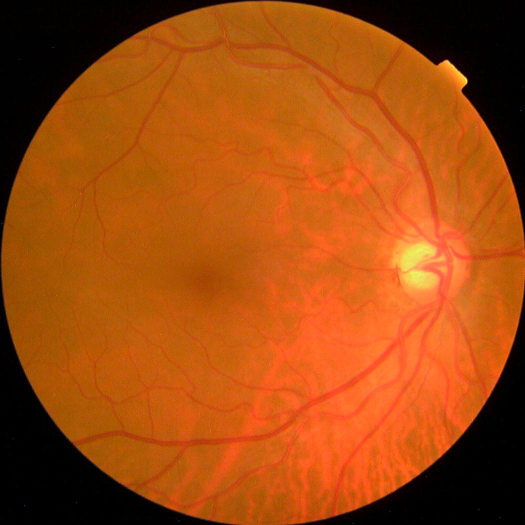
#> input picture Preprocessing/train_images/0a38b552372d.png, 1050 x 1050 px (shown at 1/2 size); its folder holds only this picture in this run
$ jupyter execute Exudates.ipynb   (older library calls are emulated)
#> lines starting #> are read from the running program, lines starting #| are printed output that depends on the picture; after the words box and inside, x2 and y2 are one past the last pixel; in counts of white or black regions, pixels touching at a corner belong together
#> further down, fundus is the input picture: shape (1050, 1050, 3); mean B, G, R 14.7, 74.4, 160.3
[cell 1]
#Already ran and worked and no changines in this cell
import numpy as np
import cv2
import os
from matplotlib import pyplot as plt

class ExtractExudates:

    jpegImg = 0
    grayImg = 0
    curImg = 0

    def setImage(self, img):
        self.jpegImg = img
        self.curImg = np.array(img)    ##Convert jpegFile to numpy array (Required for CV2)

    def getImage(self):
        return self.curImg

    def greenComp(self):
    ###Extracting Green Component
        gcImg = self.curImg[:,:,1]
        self.curImg = gcImg
        return self.curImg

    def applyCLAHE(self):
    #Applying Contrast Limited Adaptive Histogram Equalization (CLAHE)
        clahe = cv2.createCLAHE()
        clImg = clahe.apply(self.curImg)
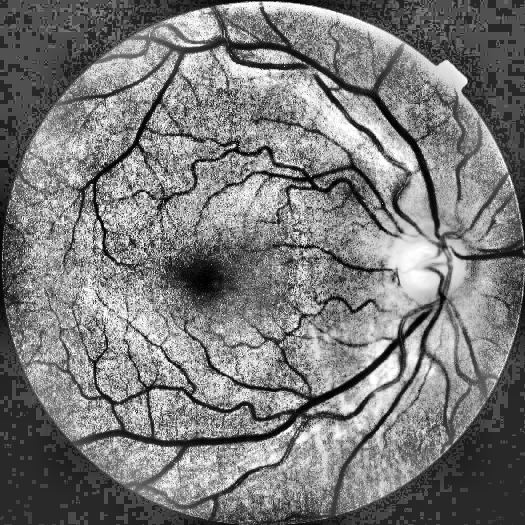
#> clImg: shape (1050, 1050) (shown at 1/2 size); min 0, max 255, mean 122.6
        self.curImg = clImg
        return self.curImg

# create a CLAHE object (Arguments are optional).
#clahe = cv2.createCLAHE(clipLimit=2.0, tileGridSize=(8,8))
#claheImg = clahe.apply(clImg)
#cv2.imwrite('clahe_2.jpg',claheImg)

    def applyDilation(self):
        #Creating Structurig Element
        strEl = cv2.getStructuringElement(cv2.MORPH_ELLIPSE,(6,6))
        #Dilation
        dilateImg = cv2.dilate(self.curImg, strEl)
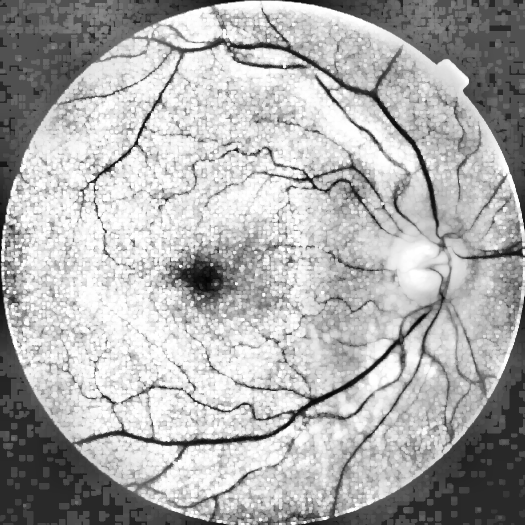
#> dilateImg: shape (1050, 1050) (shown at 1/2 size); min 2, max 255, mean 173.5
        self.curImg = dilateImg
        return self.curImg

    def applyThreshold(self):
        #Thresholding with Complement/Inverse
        retValue, threshImg = cv2.threshold(self.curImg, 220, 220, cv2.THRESH_BINARY)
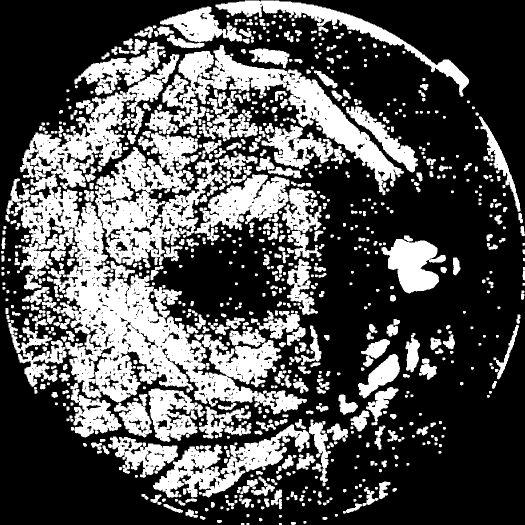
#> threshImg: shape (1050, 1050) (shown at 1/2 size); values 0 (black) and 220 (white), 33% white; 814 white regions, largest, box (x1, y1, x2, y2) and area: (17, 108, 614, 829) 107018, (190, 265, 451, 536) 31876, (325, 90, 808, 391) 29180
        self.curImg = threshImg
        return self.curImg

    def applyMedianFilter(self):
        #Median Filtering
        medianImg = cv2.medianBlur(self.curImg,5)
#> medianImg: shape (1050, 1050); values 0 (black) and 220 (white), 33.4% white; 596 white regions (2 under 20 px), largest, box (x1, y1, x2, y2) and area: (11, 84, 808, 874) 226535, (306, 838, 662, 1005) 18762, (431, 1, 938, 193) 11952
        self.curImg = medianImg
        #cv2.imwrite('medianfilter.jpg',self.curImg)
        return self.curImg

ExEd = ExtractExudates()
if __name__ == "__main__":
    pathFolder = 'train_images'
    filesArray = [x for x in os.listdir(pathFolder) if os.path.isfile(os.path.join(pathFolder,x))]
    destinationFolder = "Exudates result/"
    if not os.path.exists(destinationFolder):
        os.mkdir(destinationFolder)
    for file_name in filesArray:
        file_name_no_extension = os.path.splitext(file_name)[0]
        fundus = cv2.imread(pathFolder+'/'+file_name)
        ExEd.setImage(fundus)
        green = ExEd.greenComp()
        clache = ExEd.applyCLAHE()
        dilation = ExEd.applyDilation()
        thresh = ExEd.applyThreshold()
        median = ExEd.applyMedianFilter()
        cv2.imwrite(destinationFolder+file_name_no_extension+"_1original.png",fundus)
        cv2.imwrite(destinationFolder+file_name_no_extension+"_2green.png",green)
        cv2.imwrite(destinationFolder+file_name_no_extension+"_3clache.png",clache)
        cv2.imwrite(destinationFolder+file_name_no_extension+"_4dilation.png",dilation)
        cv2.imwrite(destinationFolder+file_name_no_extension+"_5thresh.png",thresh)
        cv2.imwrite(destinationFolder+file_name_no_extension+"_6median.png",median)

[cell 2]
#Try 2 => working for exudates and blood vessels
import cv2
import numpy as np
import matplotlib
matplotlib.use('TkAgg')
import matplotlib.pyplot as plt

import argparse

parser = argparse.ArgumentParser()
parser.add_argument('--img', type=str, required=False, default="df3adfd6ba36.png", help='/path/to/images/') #df3adfd6ba36 0a38b552372d
FLAGS = parser.parse_known_args()[0]  #parser.parse_args()

def extract_bv(image):
    b,green_fundus,r = cv2.split(image)
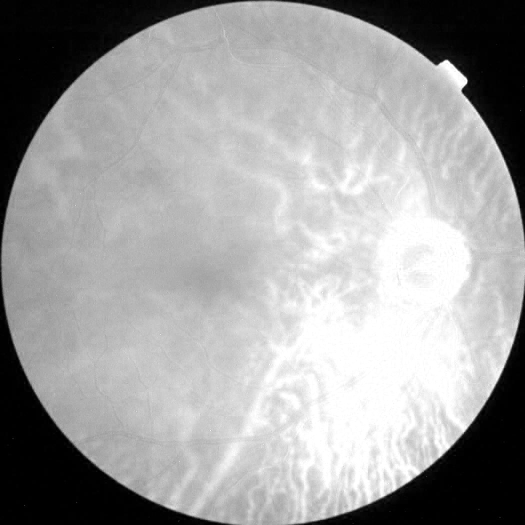
#> r: shape (1050, 1050) (shown at 1/2 size); min 0, max 255, mean 160.3
    clahe = cv2.createCLAHE(clipLimit=2.0, tileGridSize=(8,8))
    contrast_enhanced_green_fundus = clahe.apply(green_fundus)

    # applying alternate sequential filtering (3 times closing opening)
    r1 = cv2.morphologyEx(contrast_enhanced_green_fundus, cv2.MORPH_OPEN, cv2.getStructuringElement(cv2.MORPH_ELLIPSE,(5,5)), iterations = 1)
    R1 = cv2.morphologyEx(r1, cv2.MORPH_CLOSE, cv2.getStructuringElement(cv2.MORPH_ELLIPSE,(5,5)), iterations = 1)
    r2 = cv2.morphologyEx(R1, cv2.MORPH_OPEN, cv2.getStructuringElement(cv2.MORPH_ELLIPSE,(11,11)), iterations = 1)
    R2 = cv2.morphologyEx(r2, cv2.MORPH_CLOSE, cv2.getStructuringElement(cv2.MORPH_ELLIPSE,(11,11)), iterations = 1)
    r3 = cv2.morphologyEx(R2, cv2.MORPH_OPEN, cv2.getStructuringElement(cv2.MORPH_ELLIPSE,(23,23)), iterations = 1)
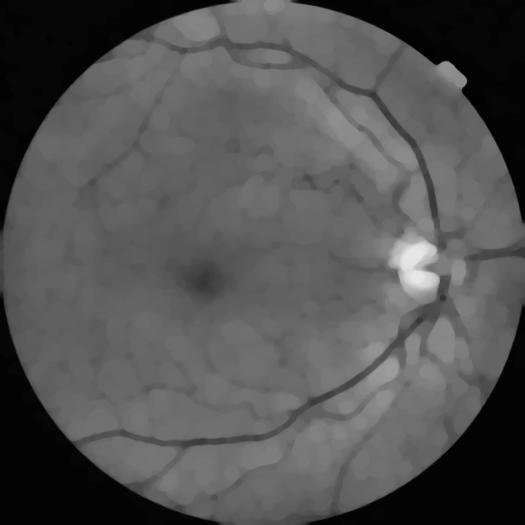
#> r3: shape (1050, 1050) (shown at 1/2 size); min 2, max 230, mean 82.9
    R3 = cv2.morphologyEx(r3, cv2.MORPH_CLOSE, cv2.getStructuringElement(cv2.MORPH_ELLIPSE,(23,23)), iterations = 1)
    f4 = cv2.subtract(R3,contrast_enhanced_green_fundus)
    f5 = clahe.apply(f4)

    # removing very small contours through area parameter noise removal
    ret,f6 = cv2.threshold(f5,15,255,cv2.THRESH_BINARY)
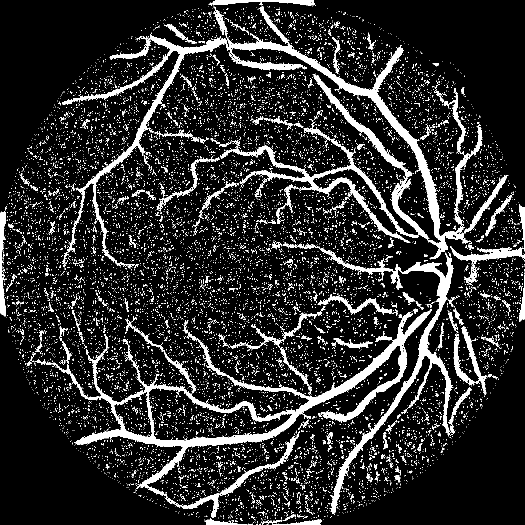
#> f6: shape (1050, 1050) (shown at 1/2 size); 14% white; 11894 white regions (11502 under 20 px)
    mask = np.ones(f5.shape[:2], dtype="uint8") * 255
    im2, contours, hierarchy = cv2.findContours(f6.copy(),cv2.RETR_LIST,cv2.CHAIN_APPROX_SIMPLE)
#> contours = 12345 contours, 12137 with area under 20; largest, box (x1, y1, x2, y2) and area: (73, 618, 864, 978) 43007, (124, 13, 965, 537) 25976, (297, 774, 585, 883) 16570, (647, 499, 907, 1029) 9924, (440, 244, 837, 486) 6476
    for cnt in contours:
        if cv2.contourArea(cnt) <= 200:
            cv2.drawContours(mask, [cnt], -1, 0, -1)
#> this loop made 12345 passes
#> cnt on passes 1, 3, 4: [[496, 1049], [503, 1049]], [[518, 1048], [518, 1049], [519, 1049], [519, 1048]], [[512, 1048], [512, 1049], [514, 1049], [514, 1048]]
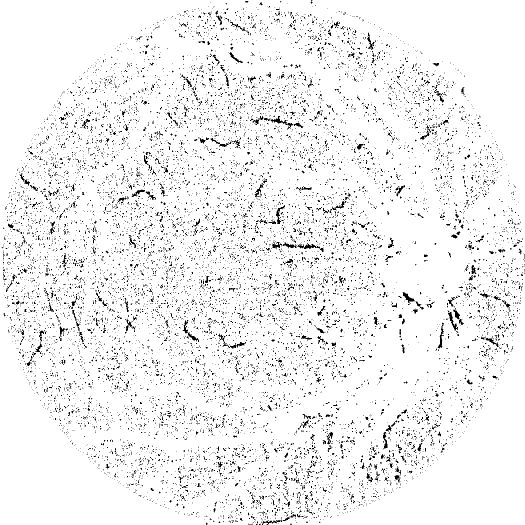
#> mask: shape (1050, 1050) (shown at 1/2 size); 94.5% white; black in thin lines or dots
    im = cv2.bitwise_and(f5, f5, mask=mask)
    ret,fin = cv2.threshold(im,15,255,cv2.THRESH_BINARY_INV)
#> fin: shape (1050, 1050); 91.4% white; 95 black regions (45 under 20 px), largest, box (x1, y1, x2, y2) and area: (124, 13, 936, 537) 26730, (73, 618, 864, 978) 24694, (647, 499, 907, 1029) 10767
    newfin = cv2.erode(fin, cv2.getStructuringElement(cv2.MORPH_ELLIPSE,(3,3)), iterations=1)
#> newfin: shape (1050, 1050); 88.8% white; 18 black regions, largest, box (x1, y1, x2, y2) and area: (123, 12, 1016, 1030) 67113, (72, 617, 865, 1037) 35752, (899, 407, 1050, 568) 3439

    # removing blobs of unwanted bigger chunks taking in consideration they are not straight lines like blood
    #vessels and also in an interval of area
    fundus_eroded = cv2.bitwise_not(newfin)
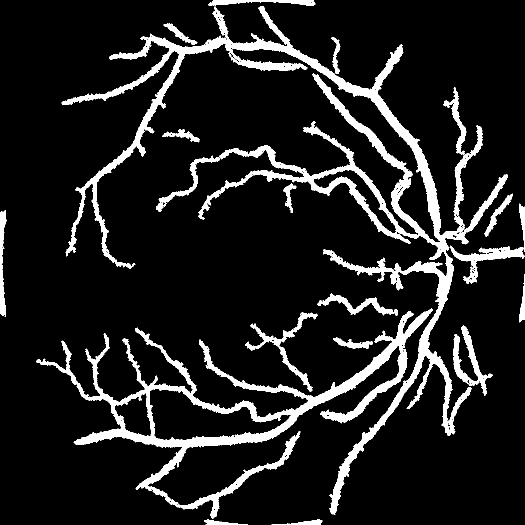
#> fundus_eroded: shape (1050, 1050) (shown at 1/2 size); 11.2% white; 18 white regions
    xmask = np.ones(image.shape[:2], dtype="uint8") * 255
    x1, xcontours, xhierarchy = cv2.findContours(fundus_eroded.copy(),cv2.RETR_LIST,cv2.CHAIN_APPROX_SIMPLE)
#> xcontours = 512 contours, 475 with area under 20; largest, box (x1, y1, x2, y2) and area: (123, 12, 1016, 1030) 65916, (72, 617, 865, 1037) 52299, (298, 776, 584, 882) 15730, (626, 338, 794, 468) 4304, (228, 784, 304, 874) 3914; xhierarchy = 512 rows, first 6: [1, -1, -1, -1], [2, 0, -1, -1], [3, 1, -1, -1], [4, 2, -1, -1], [5, 3, -1, -1], [6, 4, -1, -1]
    for cnt in xcontours:
        shape = "unidentified"
        peri = cv2.arcLength(cnt, True)
        approx = cv2.approxPolyDP(cnt, 0.04 * peri, False)
        if len(approx) > 4 and cv2.contourArea(cnt) <= 3000 and cv2.contourArea(cnt) >= 100:
            shape = "circle"
        else:
            shape = "veins"
        if(shape=="circle"):
            cv2.drawContours(xmask, [cnt], -1, 0, -1)
#> this loop made 512 passes
#> (peri, approx) on passes 1, 3, 4, 5, 6, 8, 10: (5.66, [[638, 1044], [639, 1043], [640, 1044], [639, 1045]]), (5.66, [[426, 1042], [427, 1041], [428, 1042], [427, 1043]]), (222.7, [[635, 1038], [543, 1049], [641, 1049], [638, 1038]]), (197, [[415, 1038], [411, 1049], [495, 1049], [416, 1038]]), (5.66, [[427, 1023], [428, 1022], [429, 1023], [428, 1024]]), (5.66, [[365, 1016], [366, 1015], [367, 1016], [366, 1017]]), (5.66, [[429, 1011], [430, 1010], [431, 1011], [430, 1012]])
#> xmask: shape (1050, 1050); 99.3% white; 4 black regions, box (x1, y1, x2, y2) and area: (906, 651, 985, 792) 2905, (490, 624, 635, 784) 2695, (312, 311, 440, 424) 1658, (567, 367, 593, 426) 531

    finimage = cv2.bitwise_and(fundus_eroded,fundus_eroded,mask=xmask)
    blood_vessels = cv2.bitwise_not(finimage)
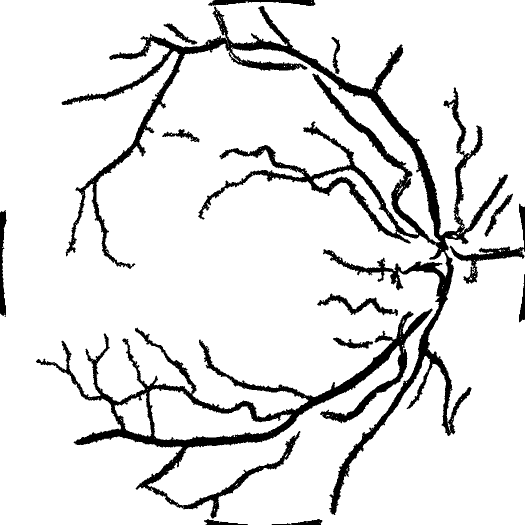
#> blood_vessels: shape (1050, 1050) (shown at 1/2 size); 89.4% white; 14 black regions, largest, box (x1, y1, x2, y2) and area: (123, 12, 1016, 1030) 67113, (72, 617, 865, 1037) 35752, (899, 407, 1050, 568) 3439
    return blood_vessels

def exudate(img):

    jpegImg = 0
    grayImg = 0
    curImg = 0

    #img = cv2.imread("./diaretdb0_v_1_1/resources/images/diaretdb0_fundus_images/image019.png")
    jpegImg = img
    curImg = np.array(img)    ##Convert jpegFile to numpy array (Required for CV2)

    print(curImg.shape)
#| (1050, 1050, 3)

    gcImg = curImg[:,:,1]
    curImg = gcImg

    clahe = cv2.createCLAHE()
    clImg = clahe.apply(curImg)
    #   clImg = clahe.apply(clImg)
    curImg = clImg

    # create a CLAHE object (Arguments are optional).
    #clahe = cv2.createCLAHE(clipLimit=2.0, tileGridSize=(8,8))
    #claheImg = clahe.apply(clImg)
    #cv2.imwrite('clahe_2.jpg',claheImg)

    #Creating Structurig Element
    strEl = cv2.getStructuringElement(cv2.MORPH_ELLIPSE,(6,6))
#> strEl = [[0, 0, 0, 1, 0, 0], [0, 1, 1, 1, 1, 1], [1, 1, 1, 1, 1, 1], [1, 1, 1, 1, 1, 1], [1, 1, 1, 1, 1, 1], [0, 1, 1, 1, 1, 1]]
    #Dilation
    dilateImg = cv2.dilate(curImg, strEl)
    curImg = dilateImg

    #Thresholding with Complement/15
    retValue, threshImg = cv2.threshold(curImg, 235, 247, cv2.THRESH_BINARY_INV)
#> threshImg: shape (1050, 1050); values 0 (black) and 247 (white), 79.2% white; 1059 black regions, largest, box (x1, y1, x2, y2) and area: (133, 532, 531, 805) 29877, (578, 154, 798, 347) 10117, (192, 353, 340, 508) 8914
    curImg = threshImg

    #Median Filtering
    medianImg = cv2.medianBlur(curImg,3)
#> medianImg: shape (1050, 1050); values 0 (black) and 247 (white), 79.2% white; 926 black regions, largest, box (x1, y1, x2, y2) and area: (133, 532, 556, 805) 31668, (149, 353, 368, 531) 14775, (574, 154, 798, 347) 10265
    curImg = medianImg
    return curImg
    #plt.imshow(cv2.bitwise_and(img, img, mask = curImg))


if __name__ == '__main__':
    norm_dir_path = "train_images/"
    img=cv2.imread(norm_dir_path+FLAGS.img)
    bv=extract_bv(img)
    ex=exudate(img)
    plt.figure(figsize=(25,25))
    plt.subplot(232)
    plt.imshow(cv2.cvtColor(img, cv2.COLOR_BGR2RGB))
    plt.title("Original - {}".format(FLAGS.img))
    plt.subplot(234)
    plt.imshow(bv, cmap='gray')
    plt.title("Blood Vessels - {}".format(FLAGS.img))
    plt.subplot(236)
    plt.imshow(ex, cmap='gray')
    plt.title("Exudations - {}".format(FLAGS.img))
    plt.show()
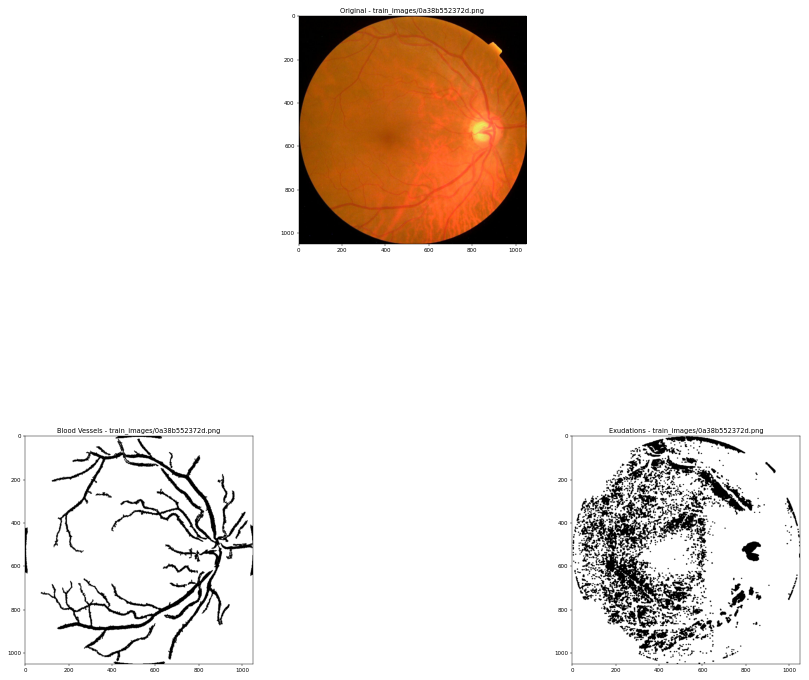
#> figure drawn by matplotlib, 3 panels

$ run again, on Preprocessing/train_images/df0886f1e76b.png
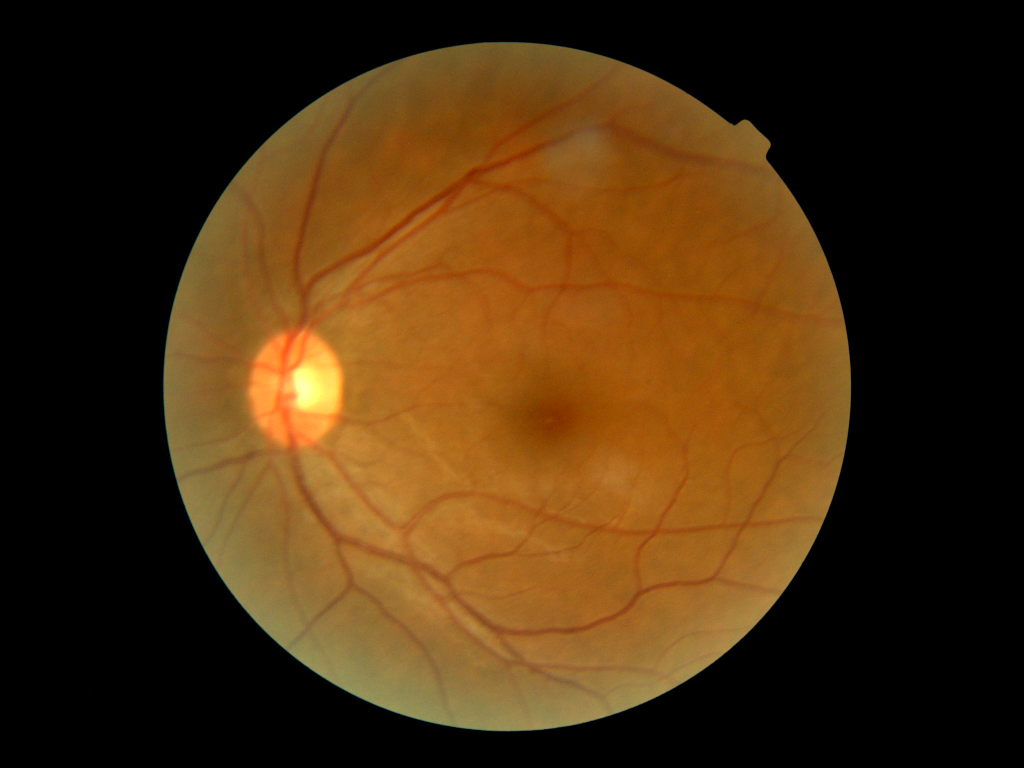
#> input picture Preprocessing/train_images/df0886f1e76b.png, 2048 x 1536 px (shown at 1/2 size)
#> fundus is the input picture: shape (1536, 2048, 3); mean B, G, R 15.5, 46.4, 73
#> in applyThreshold, `retValue, threshImg = cv2.threshold(self.curImg, 220, 220, cv2.THRESH_..`:
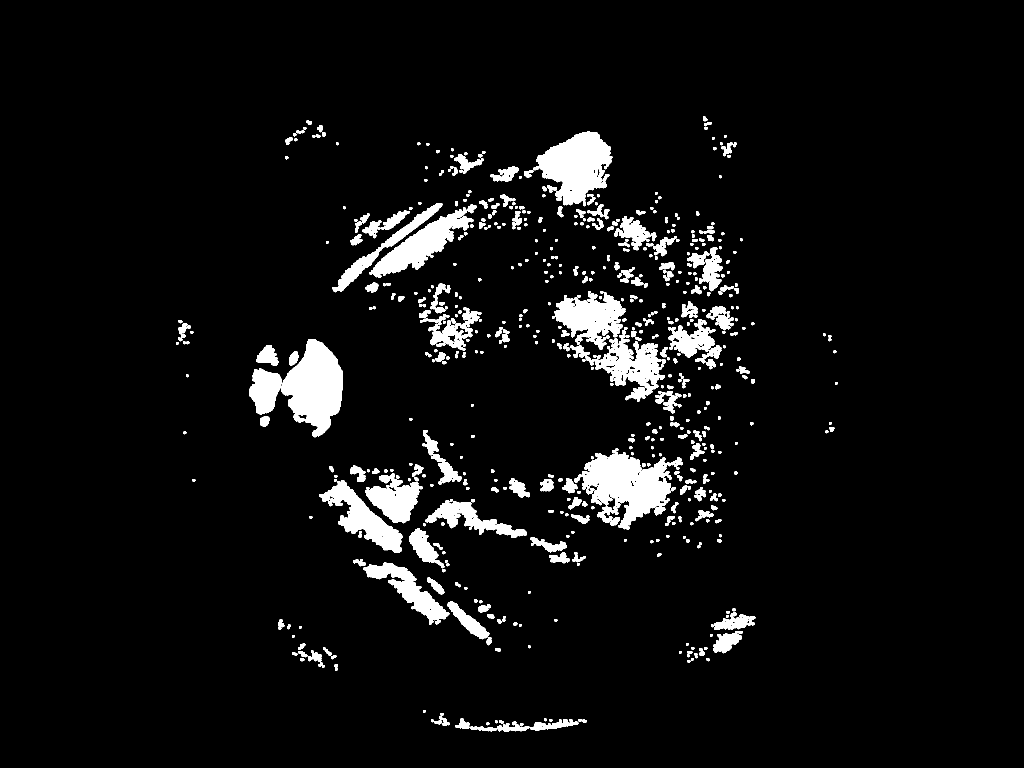
#> threshImg: shape (1536, 2048) (shown at 1/2 size); values 0 (black) and 220 (white), 5.7% white; 593 white regions, largest, box (x1, y1, x2, y2) and area: (499, 678, 686, 875) 19149, (1148, 897, 1366, 1060) 17358, (1067, 262, 1225, 413) 13882
#> f6: shape (1536, 2048); 6.8% white; 26099 white regions (25634 under 20 px)
#> contours = 27423 contours, 27189 with area under 20; largest, box (x1, y1, x2, y2) and area: (506, 661, 1643, 1280) 61719, (1275, 1053, 1481, 1178) 15940, (580, 192, 1116, 662) 14393, (575, 1097, 910, 1435) 6910, (869, 534, 1262, 674) 4712
#> the loop in extract_bv, `for cnt in contours:` made 27423 passes
#> cnt on passes 1 to 3: [[1059, 1451], [1062, 1451]], [[904, 1451], [905, 1451]], [[1063, 1449], [1064, 1450], [1064, 1449]]
#> fin: shape (1536, 2048); 96.4% white; 270 black regions (188 under 20 px), largest, box (x1, y1, x2, y2) and area: (516, 661, 1636, 1280) 48149, (580, 192, 1105, 662) 15234, (575, 1097, 893, 1408) 7018
#> newfin: shape (1536, 2048); 95.2% white; 35 black regions (2 under 20 px), largest, box (x1, y1, x2, y2) and area: (505, 660, 1644, 1436) 76250, (579, 191, 1117, 663) 18506, (868, 533, 1497, 675) 10279
#> fundus_eroded: shape (1536, 2048); 4.8% white; 35 white regions (2 under 20 px)
#> xcontours = 1390 contours, 1336 with area under 20; largest, box (x1, y1, x2, y2) and area: (505, 660, 1644, 1436) 165437, (902, 1063, 1300, 1259) 48558, (817, 990, 1088, 1150) 24723, (579, 191, 1117, 663) 17509, (1277, 1054, 1479, 1177) 15277; xhierarchy = 1390 rows, first 6: [1, -1, -1, -1], [2, 0, -1, -1], [3, 1, -1, -1], [4, 2, -1, -1], [5, 3, -1, -1], [6, 4, -1, -1]
#> the loop in extract_bv, `for cnt in xcontours:` made 1390 passes
#> (peri, approx) on passes 3, 4, 5, 7, 9, 10, 12: (5.66, [[892, 1424], [893, 1423], [894, 1424], [893, 1425]]), (5.66, [[893, 1423], [894, 1422], [895, 1423], [894, 1424]]), (5.66, [[893, 1421], [894, 1420], [895, 1421], [894, 1422]]), (5.66, [[890, 1420], [891, 1419], [892, 1420], [891, 1421]]), (5.66, [[891, 1403], [892, 1402], [893, 1403], [892, 1404]]), (5.66, [[883, 1403], [884, 1402], [885, 1403], [884, 1404]]), (5.66, [[1188, 1392], [1189, 1391], [1190, 1392], [1189, 1393]])
#| (1536, 2048, 3)
#> strEl = [[0, 0, 0, 1, 0, 0], [0, 1, 1, 1, 1, 1], [1, 1, 1, 1, 1, 1], [1, 1, 1, 1, 1, 1], [1, 1, 1, 1, 1, 1], [0, 1, 1, 1, 1, 1]]
#> `plt.show()`:
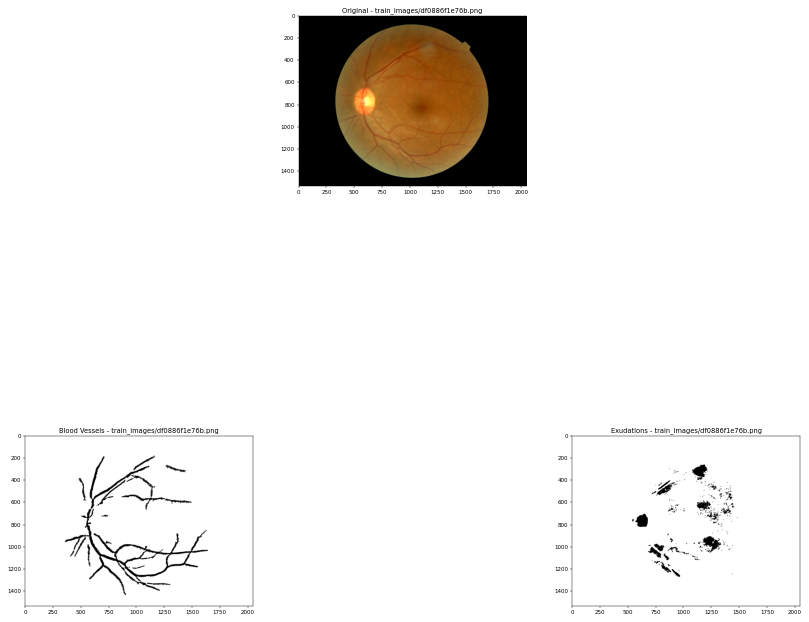
#> figure drawn by matplotlib, 3 panels
